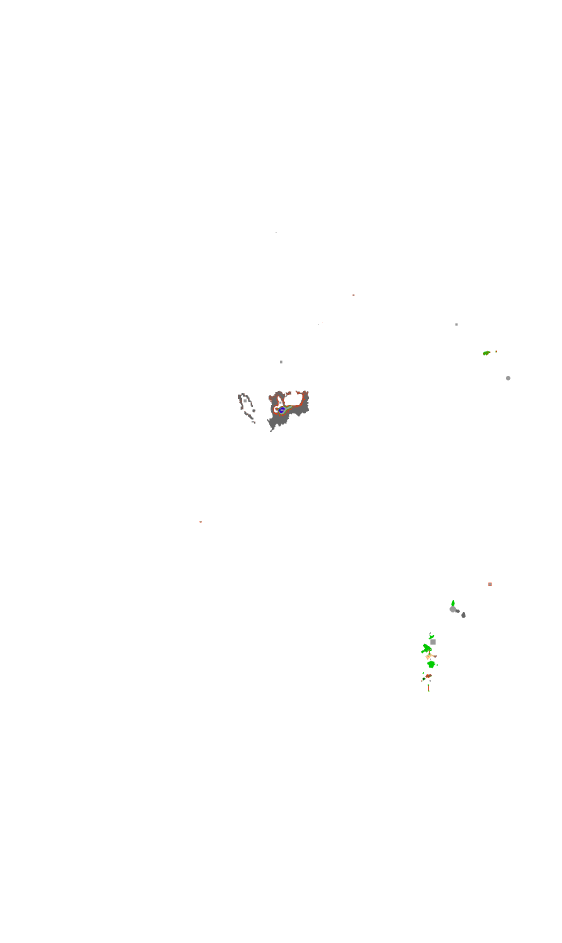
#> input picture personal/rivalia/minimap/floor-0.png, 1685 x 2827 px (shown at 1/3 size); its folder holds 4 pictures in this run
$ python extract_transitions.py
#> lines starting #> are read from the running program, lines starting #| are printed output that depends on the picture
"""FASE 0 — estrae walkability + transizioni cross-piano dalle minimap.
Transizione = pixel giallo (255,255,0) clusterizzato in punto discreto, VALIDATO se il piano
adiacente (sopra=indice-1 / sotto=indice+1) è calpestabile nello stesso punto.
Output: transitions.json + walk-grid ridotta (blocchi) per il pathfinding."""
from PIL import Image
import json, collections

WALK = {(0,204,0),(0,102,0),(255,204,153),(102,102,102),(153,153,153),(153,102,51),
        (255,255,255),(51,51,51),(153,51,0),(255,102,0)}
YELLOW=(255,255,0)
NFLOORS=16
BLOCK=8   # griglia ridotta: 8x8 px -> 1 nodo pathfinding

def load(fl): return Image.open(f'minimap/floor-{fl}.png').convert('RGB')
#> called with fl = 0
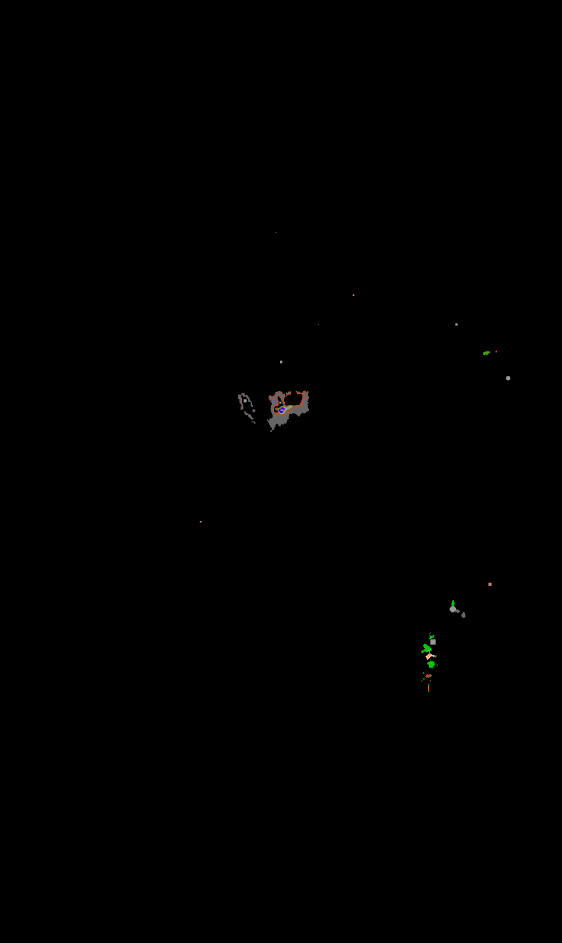
#> returned value: PIL image 1685x2827 RGB (shown at 1/3 size); mean R, G, B 0.3, 0.3, 0.2
ims=[load(f) for f in range(NFLOORS)]
#> call 2 of load, with fl = 1
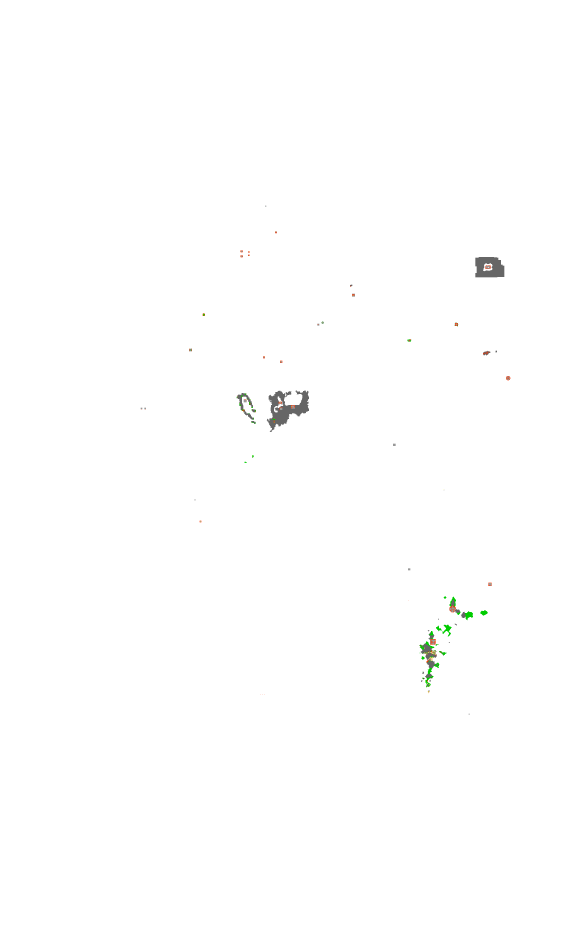
#> input picture personal/rivalia/minimap/floor-1.png, 1685 x 2827 px (shown at 1/3 size)
#> (the run stopped early here; a loop or call above may not have finished)
